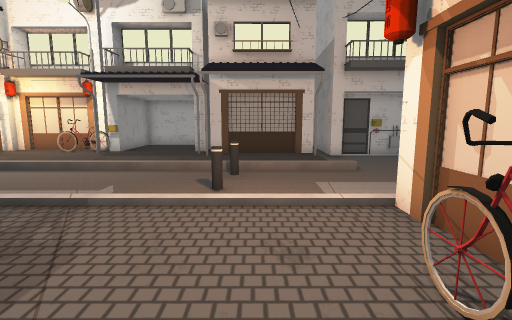
[1] (above)

24 first-person views from a walk through a scene from a Unity 3-D project. The camera is 1.5 m above the floor, tilts 8° down and sees 85° across. The floor is counted in squares, 1 m on a side. Each view is taken from the middle of a square. On the plan, view 1 faces up. The plan holds only what a view shows up to about 14 squares ahead; the rest is blank. The place goes on beyond the plan.

[2]
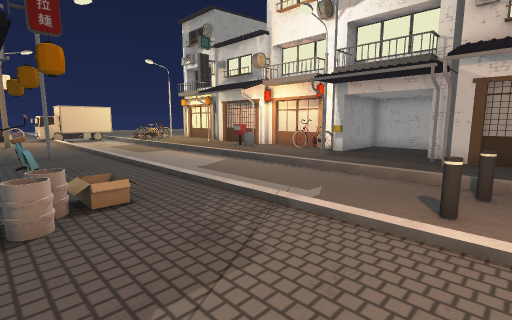

[3]
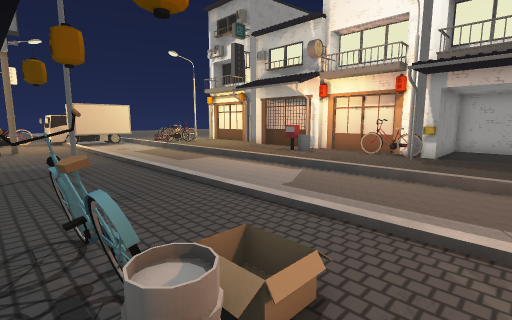

[4]
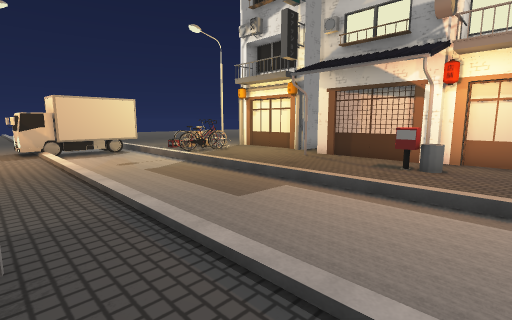

[5]
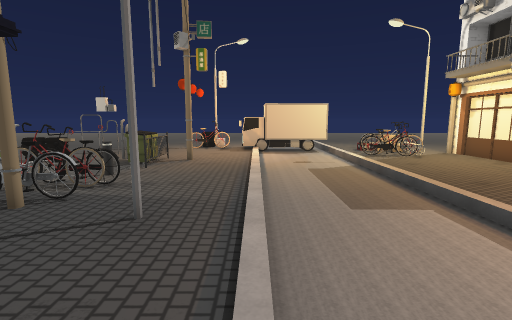

[6]
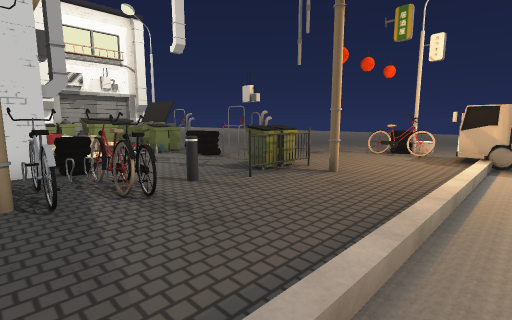

[7]
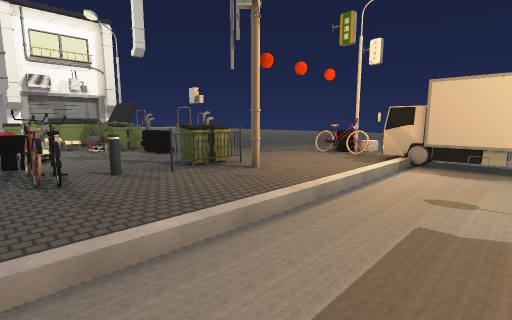

[8]
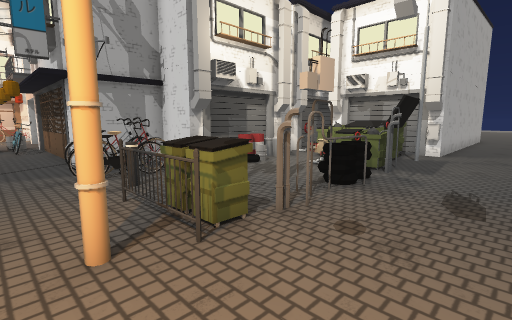

[9]
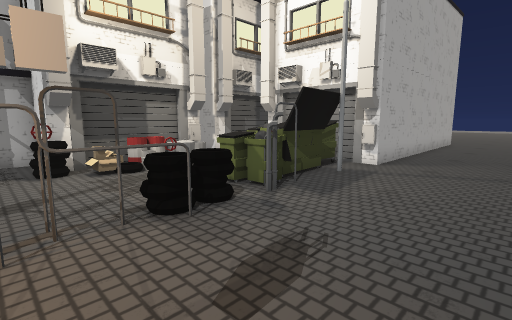

[10]
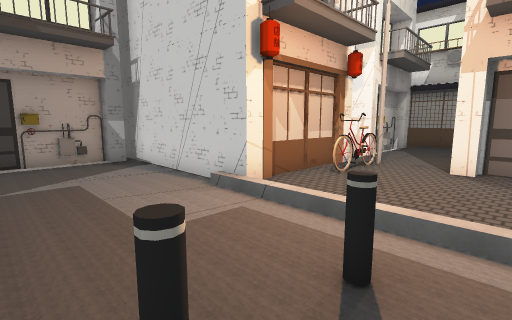

[11]
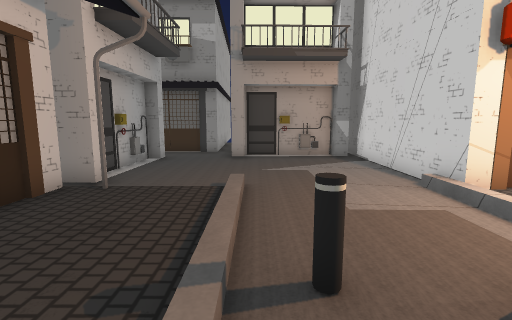

[12]
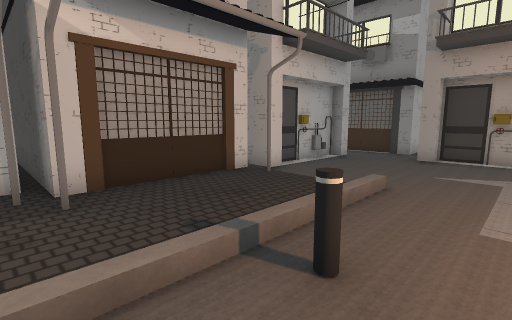

[13]
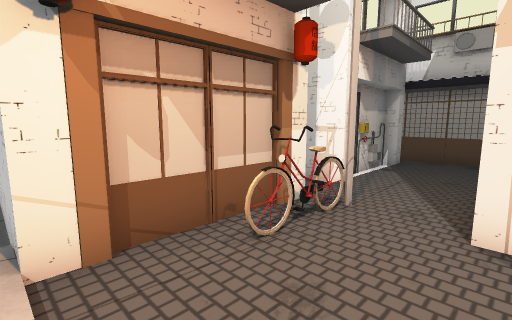

[14]
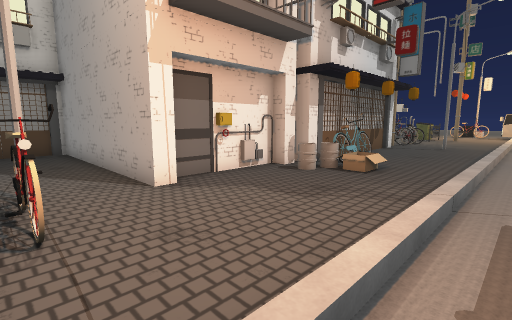

[15]
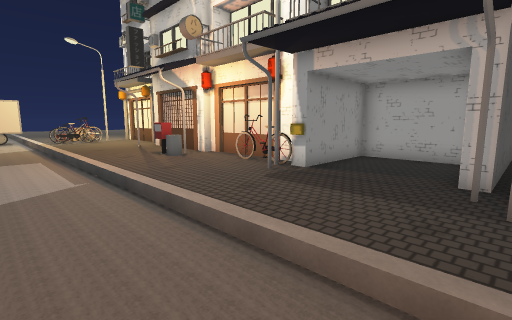

[16]
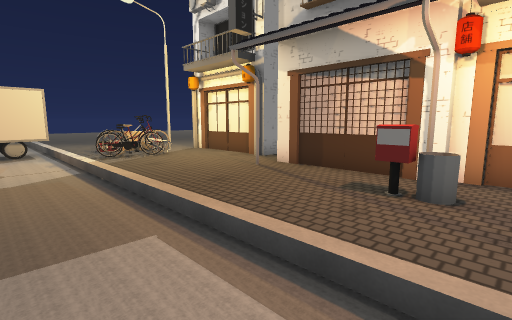

[17]
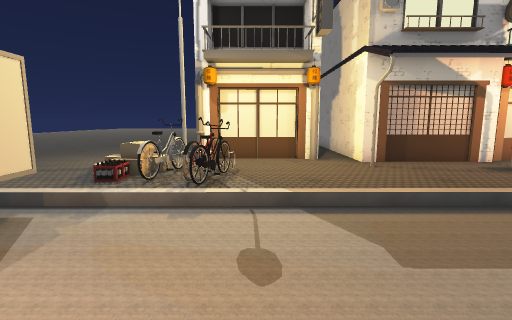

[18]
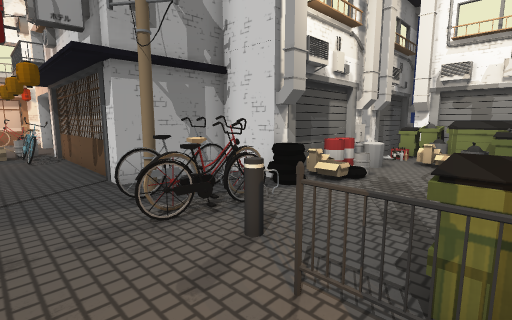

[19]
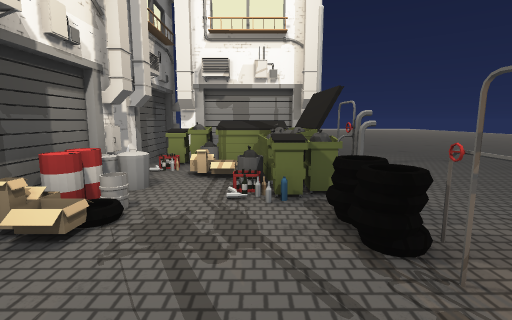

[20]
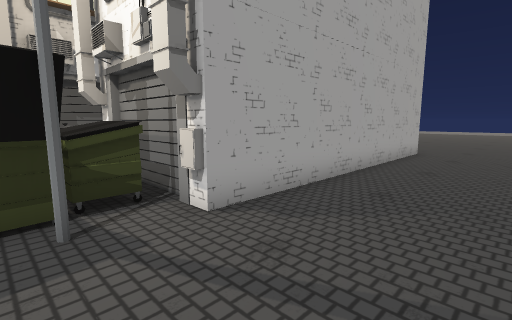

[21]
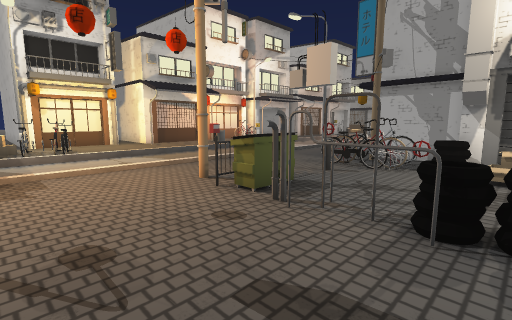

[22]
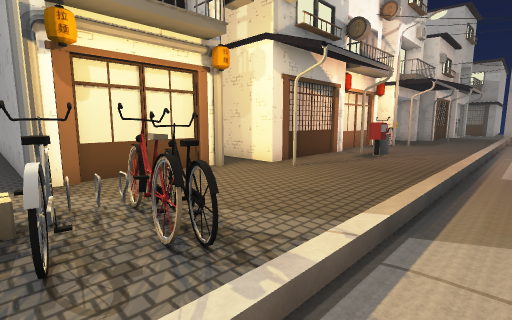

[23]
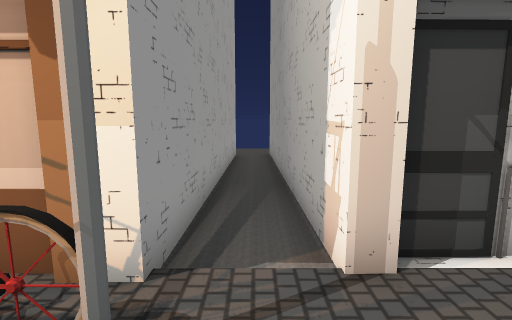

[24]
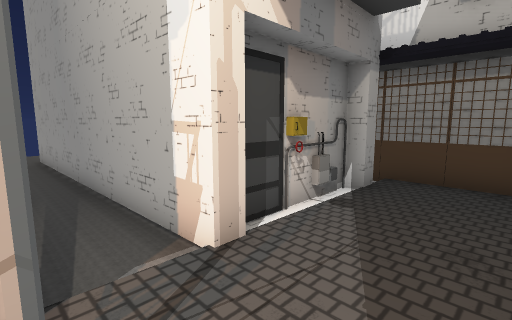

### Floor plan
Key: @ floor where view 1 was taken; # wall or solid block; . main floor; - floor 0.25 m lower than the main floor; / step, stairs or slope; B building; I bike; S streetlight; M mailbox; F fence; P pipe; W wheel; N bin; O other object.
Columns run from 25 left of view 1 to 11 right of it. Each row starts with its distance up from view 1.
 17  .#    .B         B...BB
 16  .#   #.B        #B...BB
 15  .#BBBB.B    #BBB#B...BB    B
 14  .S.....BBBBB..IISI...BB    B
 13  .OO........MO.........BBBBBB#BBB#--B
 12  OOO........MO..............-------BB
 11 .OOO........................--------B
 10 ............................------
  9 O---------------------------------B
  8 O-----------------------O---------B
  7 O-----------------------O---------B
  6 O---------------------------------#
  5 O///////////////////////////########
  4 O..................//.......B
  3 ...........S.......O/.......B
  2 .................IIOO.....IIB
  1 ....FFF..OO.B.....IBO......IB
  0 ....OO..OOO.B      B#BBB#@.S#########
 -1 ....P....OO.B           #...---------
 -2 ....P....WWBB           #...#########
 -3 ....PW...W##B           #...B
 -4 ....WW...OB             #...B
 -5 ....PO..OOO             #...B
 -6 ....PON..OB             #...#
 -7 ....OONO.OB             #B..B
 -8 .....OO...##             BBBB
 -9 ....SOONNOB
-10 .....OOOOOB
-11 ....BBBBB#B
-12 ....#     B
-13 ....#     B
-14 ....#
-15 ....#
-16 ....#
-17 ....#
-18 ....#
-19 ....#

Positions as (right, up) in squares from view 1, and headings:
1: (0, 0), facing up
2: (0, 1), facing up-left
3: (-4, 1), facing up-left
4: (-10, 3), facing up-left
5: (-9, 5), facing left
6: (-14, 6), facing down-left
7: (-15, 8), facing down-left
8: (-24, 3), facing down-right
9: (-25, -1), facing down-right
10: (-2, 9), facing down-right
11: (-3, 9), facing right
12: (-3, 7), facing up-right
13: (-1, 5), facing down-right
14: (2, 6), facing down-left
15: (-2, 7), facing up-left
16: (-11, 7), facing up-left
17: (-21, 4), facing up
18: (-20, 3), facing down-right
19: (-19, 0), facing down
20: (-25, -8), facing down-right
21: (-25, -4), facing up-right
22: (-24, 8), facing up-right
23: (0, -1), facing right
24: (0, 0), facing down-right
